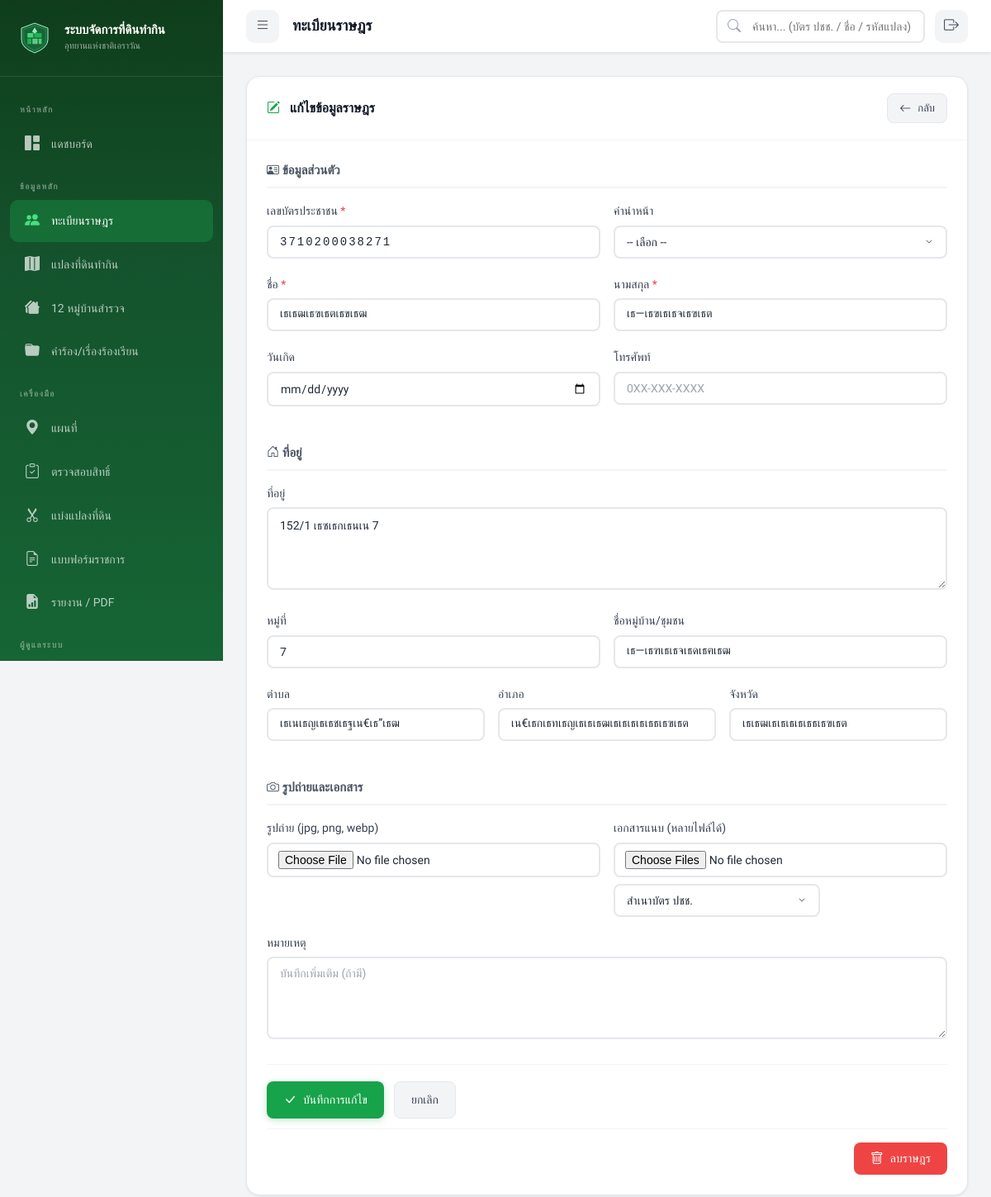
The app's page /index.php?page=villagers&action=edit&id=828 (signed in), older data.
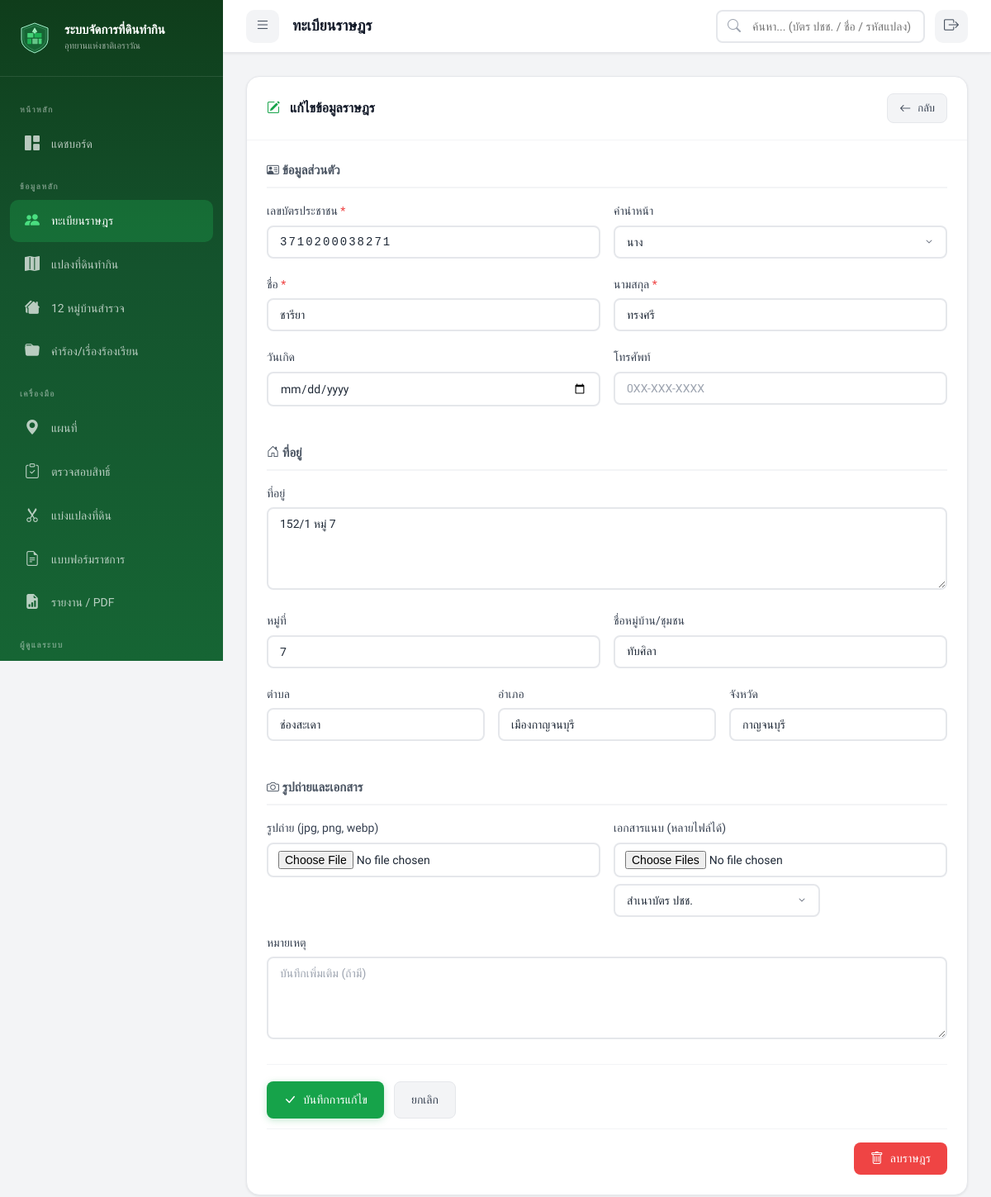
The same page, newer data.
### tables this page shows
CREATE TABLE `villagers` (
  `villager_id` int(11) NOT NULL AUTO_INCREMENT,
  `id_card_number` varchar(13) NOT NULL,
  `prefix` varchar(20) DEFAULT NULL,
  `first_name` varchar(100) NOT NULL,
  `last_name` varchar(100) NOT NULL,
  `birth_date` date DEFAULT NULL,
  `phone` varchar(15) DEFAULT NULL,
  `address` text DEFAULT NULL,
  `village_no` varchar(10) DEFAULT NULL,
  `village_name` varchar(100) DEFAULT NULL,
  `sub_district` varchar(100) DEFAULT NULL,
  `district` varchar(100) DEFAULT NULL,
  `province` varchar(100) DEFAULT NULL,
  `photo_path` varchar(500) DEFAULT NULL,
  `notes` text DEFAULT NULL,
  `qualification_status` enum('pending','passed','failed') DEFAULT 'pending',
  `qual_thai_nationality` tinyint(1) DEFAULT 1,
  `qual_continuous_residence` tinyint(1) DEFAULT 1,
  `qual_no_other_land` tinyint(1) DEFAULT 1,
  `qual_no_court_order` tinyint(1) DEFAULT 1,
  `qual_no_forest_crime` tinyint(1) DEFAULT 1,
  `qual_no_revoked_rights` tinyint(1) DEFAULT 1,
  `qualification_date` date DEFAULT NULL,
  `qualification_notes` text DEFAULT NULL,
  `created_by` int(11) DEFAULT NULL,
  `created_at` datetime DEFAULT current_timestamp(),
  `updated_at` datetime DEFAULT current_timestamp() ON UPDATE current_timestamp(),
  `verification_status` enum('pending','verified') DEFAULT 'pending',
  `verified_at` datetime DEFAULT NULL,
  `verified_by` int(11) DEFAULT NULL,
  PRIMARY KEY (`villager_id`),
  UNIQUE KEY `id_card_number` (`id_card_number`),
  KEY `created_by` (`created_by`),
  KEY `idx_id_card` (`id_card_number`),
  KEY `idx_name` (`first_name`,`last_name`),
  KEY `idx_village` (`village_name`),
  CONSTRAINT `villagers_ibfk_1` FOREIGN KEY (`created_by`) REFERENCES `users` (`user_id`) ON DELETE SET NULL
);

### models/Villager.php (called while the page is built, shortened)
<?php
class Villager
{
    public static function find(int $id): ?array
    {
        $db = getDB();
        $stmt = $db->prepare("SELECT * FROM villagers WHERE villager_id = :id");
        $stmt->execute(['id' => $id]);
        $result = $stmt->fetch();
        return $result ?: null;
    }
}

### views/villagers/form.php (the view, shortened to what the changed rows need)
<?php
require_once __DIR__ . '/../../models/Villager.php';
$id = $_GET['id'] ?? null;
$isEdit = ($action === 'edit' && $id);
$villager = $isEdit ? Villager::find((int) $id) : null;
$v = $villager ?? [];
?>
<div class="card">
    <div class="card-header">
        <h3><i class="bi bi-<?= $isEdit ? 'pencil-square' : 'person-plus-fill' ?>"
                style="color:var(--primary-600); margin-right:8px;"></i>
            <?= $isEdit ? 'แก้ไขข้อมูลราษฎร' : 'เพิ่มราษฎรใหม่' ?>
        </h3>
        <a href="index.php?page=villagers" class="btn btn-secondary btn-sm"><i class="bi bi-arrow-left"></i> กลับ</a>
    </div>
    <div class="card-body">
        <form method="POST" action="index.php?page=villagers&action=<?= $isEdit ? "edit&id=$id" : 'create' ?>"
            enctype="multipart/form-data" id="villagerForm">
            <h4
                style="font-size:15px; color:var(--gray-600); margin-bottom:16px; padding-bottom:8px; border-bottom:2px solid var(--gray-100);">
                <i class="bi bi-person-vcard"></i> ข้อมูลส่วนตัว
            </h4>
            <div class="form-row">
                <div class="form-group">
                    <label>เลขบัตรประชาชน <span class="required">*</span></label>
                    <input type="text" name="id_card_number" class="form-control" maxlength="13" pattern="[0-9]{13}"
                        title="กรุณากรอกเลข 13 หลัก" value="<?= htmlspecialchars($v['id_card_number'] ?? '') ?>"
                        required placeholder="X-XXXX-XXXXX-XX-X" style="font-family:monospace; letter-spacing:2px;">
                </div>
                <div class="form-group">
                    <label>คำนำหน้า</label>
                    <select name="prefix" class="form-control">
                        <option value="">-- เลือก --</option>
                        <?php foreach (['นาย', 'นาง', 'นางสาว', 'เด็กชาย', 'เด็กหญิง'] as $p): ?>
                            <option value="<?= $p ?>" <?= ($v['prefix'] ?? '') === $p ? 'selected' : '' ?>>
                                <?= $p ?>
                            </option>
                        <?php endforeach; ?>
                    </select>
                </div>
            </div>
            <div class="form-row">
                <div class="form-group">
                    <label>ชื่อ <span class="required">*</span></label>
                    <input type="text" name="first_name" class="form-control" required
                        value="<?= htmlspecialchars($v['first_name'] ?? '') ?>" placeholder="ชื่อจริง">
                </div>
                <div class="form-group">
                    <label>นามสกุล <span class="required">*</span></label>
                    <input type="text" name="last_name" class="form-control" required
                        value="<?= htmlspecialchars($v['last_name'] ?? '') ?>" placeholder="นามสกุล">
                </div>
            </div>
            <div class="form-row">
                <div class="form-group">
                    <label>วันเกิด</label>
                    <input type="date" name="birth_date" class="form-control" value="<?= $v['birth_date'] ?? '' ?>">
                </div>
                <div class="form-group">
                    <label>โทรศัพท์</label>
                    <input type="tel" name="phone" class="form-control" maxlength="15"
                        value="<?= htmlspecialchars($v['phone'] ?? '') ?>" placeholder="0XX-XXX-XXXX">
                </div>
            </div>
            <h4
                style="font-size:15px; color:var(--gray-600); margin:24px 0 16px; padding-bottom:8px; border-bottom:2px solid var(--gray-100);">
                <i class="bi bi-house-door"></i> ที่อยู่
            </h4>
            <div class="form-group">
                <label>ที่อยู่</label>
                <textarea name="address" class="form-control" rows="2"
                    placeholder="บ้านเลขที่ ซอย ถนน..."><?= htmlspecialchars($v['address'] ?? '') ?></textarea>
            </div>
            <div class="form-row">
                <div class="form-group">
                    <label>หมู่ที่</label>
                    <input type="text" name="village_no" class="form-control"
                        value="<?= htmlspecialchars($v['village_no'] ?? '') ?>" placeholder="หมู่ที่">
                </div>
                <div class="form-group">
                    <label>ชื่อหมู่บ้าน/ชุมชน</label>
                    <input type="text" name="village_name" class="form-control"
                        value="<?= htmlspecialchars($v['village_name'] ?? '') ?>" placeholder="บ้าน...">
                </div>
            </div>
            <div class="form-row">
                <div class="form-group">
                    <label>ตำบล</label>
                    <input type="text" name="sub_district" class="form-control"
                        value="<?= htmlspecialchars($v['sub_district'] ?? '') ?>">
                </div>
                <div class="form-group">
                    <label>อำเภอ</label>
                    <input type="text" name="district" class="form-control"
                        value="<?= htmlspecialchars($v['district'] ?? '') ?>">
                </div>
                <div class="form-group">
                    <label>จังหวัด</label>
                    <input type="text" name="province" class="form-control"
                        value="<?= htmlspecialchars($v['province'] ?? '') ?>">
                </div>
            </div>
            <h4
                style="font-size:15px; color:var(--gray-600); margin:24px 0 16px; padding-bottom:8px; border-bottom:2px solid var(--gray-100);">
                <i class="bi bi-camera"></i> รูปถ่ายและเอกสาร
            </h4>
            <div class="form-row">
                <div class="form-group">
                    <label>รูปถ่าย (jpg, png, webp)</label>
                    <input type="file" name="photo" class="form-control" accept="image/*">
                </div>
                <div class="form-group">
                    <label>เอกสารแนบ (หลายไฟล์ได้)</label>
                    <input type="file" name="documents[]" class="form-control" multiple
                        accept=".jpg,.jpeg,.png,.pdf,.doc,.docx">
                    <select name="doc_category" class="form-control mt-1" style="max-width:250px;">
                        <option value="id_copy">สำเนาบัตร ปชช.</option>
                    </select>
                </div>
            </div>
            <div class="form-group">
                <label>หมายเหตุ</label>
                <textarea name="notes" class="form-control" rows="3"
                    placeholder="บันทึกเพิ่มเติม (ถ้ามี)"><?= htmlspecialchars($v['notes'] ?? '') ?></textarea>
            </div>
            <div
                style="display:flex; gap:12px; margin-top:24px; padding-top:20px; border-top:1px solid var(--gray-100);">
                <button type="submit" class="btn btn-primary">
                    <i class="bi bi-<?= $isEdit ? 'check-lg' : 'plus-lg' ?>"></i>
                    <?= $isEdit ? 'บันทึกการแก้ไข' : 'เพิ่มราษฎร' ?>
                </button>
                <a href="index.php?page=villagers" class="btn btn-secondary">ยกเลิก</a>
            </div>
        </form>
        <?php if ($isEdit && $_SESSION['role'] === ROLE_ADMIN): ?>
            <form method="POST" action="index.php?page=villagers&action=delete&id=<?= $id ?>"
                style="margin-top:12px; padding-top:16px; border-top:1px solid var(--gray-100); display:flex; justify-content:flex-end;"
                onsubmit="return confirmDelete('คุณต้องการลบราษฎรนี้? ข้อมูลแปลงที่ดินที่เกี่ยวข้องจะถูกลบไปด้วย')">
                <button type="submit" class="btn btn-danger"><i class="bi bi-trash"></i> ลบราษฎร</button>
            </form>
        <?php endif; ?>
    </div>
</div>

Row changes from the older to the newer data that the page shows:
changed villagers: prefix (not shown) → "นาง"; first_name "เธเธฒเธฃเธตเธขเธฒ" → "ชารียา"; last_name "เธ—เธฃเธเธจเธฃเธต" → "ทรงศรี"; address "152/1 เธซเธกเธนเน 7" → "152/1 หมู่ 7"; village_name "เธ—เธฑเธเธจเธดเธฅเธฒ" → "ทับศิลา"; sub_district "เธเนเธญเธเธชเธฐเน€เธ”เธฒ" → "ช่องสะเดา"; district "เน€เธกเธทเธญเธเธเธฒเธเธเธเธเธธเธฃเธต" → "เมืองกาญจนบุรี"; province "เธเธฒเธเธเธเธเธธเธฃเธต" → "กาญจนบุรี"
Text that changed along with them:
form field prefix: "-- เลือก --" → (not shown)
